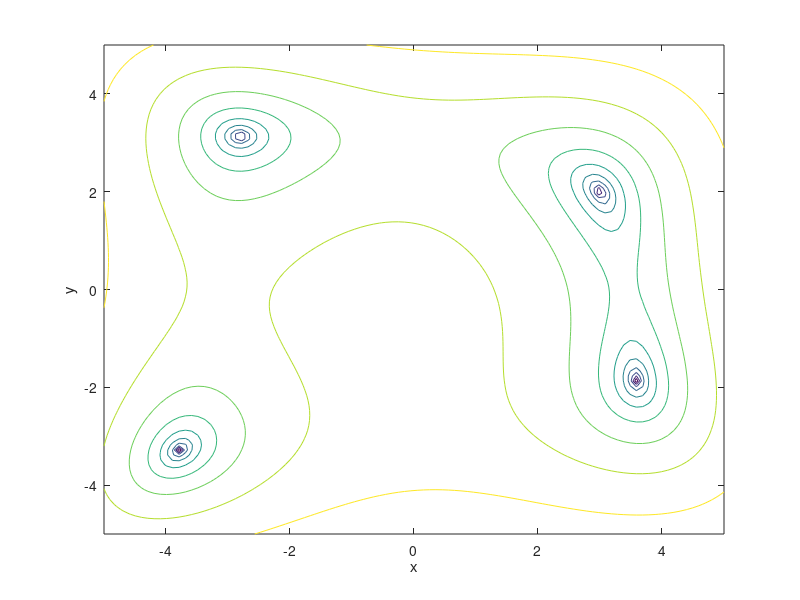

Here is the MATLAB script that generated this plot: (Note: this script raises an error after producing the figure.)
%Particle Swarm Optimization (PSO)
%Maximilian Salén 970105
%2021-04-22
clear all;close all;clc
%% Contour Plot

format long
% Identify local minimas
xRange = linspace(-5,5);
yRange = linspace(-5,5);
[X,Y] = meshgrid(xRange,yRange);
a = 0.01;
func = log(a+(X.^2 + Y-11).^2 + (X+Y.^2-7).^2);
contour(X,Y,func)
xlabel('x')
ylabel('y')


%% Parameters
maxIterations = 100000;
swarmSize = 30;

c1 = 2;
c2 = 2;
wMax = 1.4;
beta = 0.99;
wMin = 0.4;
deltaT = 1;


xMax = xRange(end);
xMin = xRange(1);
yMax = yRange(end);
yMin = yRange(1);
vMax = xMax;


%% Initialization
%Initializes a swarm with paricles with random velocities and positions
for j=1:swarmSize
   randomNumber = rand;
   x(j) = xMin+randomNumber*(xMax-xMin);
   randomNumber = rand;
   y(j) = yMin+randomNumber*(yMax-yMin);
   randomNumber = rand;
   xVelocity(j) = (-(xMax-xMin)/2+randomNumber*(xMax-xMin));
   randomNumber = rand;
   yVelocity(j) = (-(yMax-yMin)/2+randomNumber*(yMax-yMin));
   
velocity = [xVelocity;yVelocity]'; %Saves velocity
coordinates = [x;y]';              %Saves coordinates

% Evaluation
SaveEvaluateFunction = EvaluateFunction(coordinates)';

[globalBest,globalBestIndex] = min(SaveEvaluateFunction); %saves the global best value and its index
sbPosition = coordinates(globalBestIndex,:);
pbPosition = coordinates;
end

for k=1:maxIterations
    
for i=1:swarmSize
      position = coordinates(i,:);
      evaluate = EvaluateFunction(position);
    
   if evaluate < EvaluateFunction(pbPosition(i,:))
     
      pbPosition(i,:) = position;
   end

   if evaluate < globalBest
       sbPosition = position;
       globalBest = evaluate;  
   end

end

% Update velocity and position
r = rand(swarmSize,1);
q = rand(swarmSize,1);
velocity = wMax.*velocity + c1*q.*(pbPosition-coordinates) + c2*r.*(sbPosition-coordinates);
velocity(velocity>vMax) = vMax;
velocity(velocity<-vMax) = -vMax;


coordinates = position + velocity;


wMax = wMax*beta;

%Set minimum inertia
if wMax < wMin
    wMax = wMin;
end


end


fprintf('Best position\n');
fprintf(' %4.15f\t',sbPosition);
fprintf('\nFunction value for best position\n');
fprintf(' %4.30f\n',globalBest);